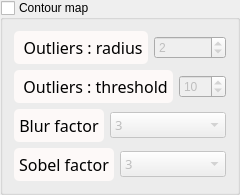
               <widget class="QGroupBox" name="Contour_groupBox">
                <property name="title">
                 <string>Contour map</string>
                </property>
                <property name="checkable">
                 <bool>true</bool>
                </property>
                <property name="checked">
                 <bool>false</bool>
                </property>
                <layout class="QVBoxLayout" name="verticalLayout_15">
                 <item>
                  <layout class="QHBoxLayout" name="horizontalLayout_18">
                   <item>
                    <widget class="QLabel" name="label_blur_14">
                     <property name="sizePolicy">
                      <sizepolicy hsizetype="Fixed" vsizetype="Preferred">
                       <horstretch>0</horstretch>
                       <verstretch>0</verstretch>
                      </sizepolicy>
                     </property>
                     <property name="font">
                      <font>
                       <family>Noto Sans Cond</family>
                       <pointsize>12</pointsize>
                       <weight>50</weight>
                       <italic>false</italic>
                       <bold>false</bold>
                      </font>
                     </property>
                     <property name="styleSheet">
                      <string notr="true">QLabel {
color: rgb(0, 0, 0);
background-color:	rgb(253, 249, 248);
border-style : outset;
Border-radius : 5px;
border-width : 0px;
border-color : black;
min-width : 5em;
padding : 5px;
font : 12pt &quot;Noto Sans Cond&quot;;
}</string>
                     </property>
                     <property name="text">
                      <string> Outliers : radius</string>
                     </property>
                     <property name="scaledContents">
                      <bool>false</bool>
                     </property>
                     <property name="alignment">
                      <set>Qt::AlignCenter</set>
                     </property>
                    </widget>
                   </item>
                   <item>
                    <widget class="QSpinBox" name="Radius_box_2">
                     <property name="toolTip">
                      <string>&lt;html&gt;&lt;head/&gt;&lt;body&gt;&lt;p&gt;&lt;span style=&quot; font-size:11pt;&quot;&gt;Range (pixels) for outlier filtering.&lt;/span&gt;&lt;/p&gt;&lt;/body&gt;&lt;/html&gt;</string>
                     </property>
                     <property name="minimum">
                      <number>0</number>
                     </property>
                     <property name="value">
                      <number>2</number>
                     </property>
                    </widget>
                   </item>
                  </layout>
                 </item>
                 <item>
                  <layout class="QHBoxLayout" name="horizontalLayout_19">
                   <item>
                    <widget class="QLabel" name="label_sobel_3">
                     <property name="sizePolicy">
                      <sizepolicy hsizetype="Fixed" vsizetype="Preferred">
                       <horstretch>0</horstretch>
                       <verstretch>0</verstretch>
                      </sizepolicy>
                     </property>
                     <property name="font">
                      <font>
                       <family>Noto Sans Cond</family>
                       <pointsize>12</pointsize>
                       <weight>50</weight>
                       <italic>false</italic>
                       <bold>false</bold>
                      </font>
                     </property>
                     <property name="styleSheet">
                      <string notr="true">QLabel {
color: rgb(0, 0, 0);
background-color:	rgb(253, 249, 248);
border-style : outset;
Border-radius : 5px;
border-width : 0px;
border-color : black;
min-width : 5em;
padding : 5px;
font : 12pt &quot;Noto Sans Cond&quot;;
}</string>
                     </property>
                     <property name="text">
                      <string> Outliers : threshold</string>
                     </property>
                     <property name="scaledContents">
                      <bool>false</bool>
                     </property>
                     <property name="alignment">
                      <set>Qt::AlignCenter</set>
                     </property>
                    </widget>
                   </item>
                   <item>
                    <widget class="QSpinBox" name="Threshold_box_2">
                     <property name="toolTip">
                      <string>&lt;html&gt;&lt;head/&gt;&lt;body&gt;&lt;p&gt;&lt;span style=&quot; font-size:11pt;&quot;&gt;Threshold (intensity) for outliers filtering.&lt;/span&gt;&lt;/p&gt;&lt;/body&gt;&lt;/html&gt;</string>
                     </property>
                     <property name="minimum">
                      <number>1</number>
                     </property>
                     <property name="maximum">
                      <number>250</number>
                     </property>
                     <property name="singleStep">
                      <number>20</number>
                     </property>
                     <property name="value">
                      <number>10</number>
                     </property>
                    </widget>
                   </item>
                  </layout>
                 </item>
                 <item>
                  <layout class="QHBoxLayout" name="horizontalLayout_20">
                   <item>
                    <widget class="QLabel" name="label_blur_15">
                     <property name="sizePolicy">
                      <sizepolicy hsizetype="Fixed" vsizetype="Preferred">
                       <horstretch>0</horstretch>
                       <verstretch>0</verstretch>
                      </sizepolicy>
                     </property>
                     <property name="font">
                      <font>
                       <family>Noto Sans Cond</family>
                       <pointsize>12</pointsize>
                       <weight>50</weight>
                       <italic>false</italic>
                       <bold>false</bold>
                      </font>
                     </property>
                     <property name="styleSheet">
                      <string notr="true">QLabel {
color: rgb(0, 0, 0);
background-color:	rgb(253, 249, 248);
border-style : outset;
Border-radius : 5px;
border-width : 0px;
border-color : black;
min-width : 5em;
padding : 5px;
font : 12pt &quot;Noto Sans Cond&quot;;
}</string>
                     </property>
                     <property name="text">
                      <string>Blur factor</string>
                     </property>
                     <property name="scaledContents">
                      <bool>false</bool>
                     </property>
                     <property name="alignment">
                      <set>Qt::AlignCenter</set>
                     </property>
                    </widget>
                   </item>
                   <item>
                    <widget class="QComboBox" name="Blur_box_2">
                     <property name="sizePolicy">
                      <sizepolicy hsizetype="Minimum" vsizetype="Fixed">
                       <horstretch>0</horstretch>
                       <verstretch>0</verstretch>
                      </sizepolicy>
                     </property>
                     <property name="font">
                      <font>
                       <family>Noto Sans Cond</family>
                       <pointsize>10</pointsize>
                       <weight>50</weight>
                       <italic>false</italic>
                       <bold>false</bold>
                      </font>
                     </property>
                     <property name="toolTip">
                      <string>&lt;html&gt;&lt;head/&gt;&lt;body&gt;&lt;p&gt;&lt;span style=&quot; font-size:11pt;&quot;&gt;Blur factor applied to the treated stack&lt;/span&gt;&lt;/p&gt;&lt;/body&gt;&lt;/html&gt;</string>
                     </property>
                     <property name="styleSheet">
                      <string notr="true"/>
                     </property>
                     <property name="currentText">
                      <string>3</string>
                     </property>
                     <property name="currentIndex">
                      <number>2</number>
                     </property>
                     <item>
                      <property name="text">
                       <string>0</string>
                      </property>
                     </item>
                     <item>
                      <property name="text">
                       <string>1</string>
                      </property>
                     </item>
                     <item>
                      <property name="text">
                       <string>3</string>
                      </property>
                     </item>
                     <item>
                      <property name="text">
                       <string>5</string>
                      </property>
                     </item>
                     <item>
                      <property name="text">
                       <string>7</string>
                      </property>
                     </item>
                     <item>
                      <property name="text">
                       <string>9</string>
                      </property>
                     </item>
                    </widget>
                   </item>
                  </layout>
                 </item>
                 <item>
                  <layout class="QHBoxLayout" name="horizontalLayout_21">
                   <item>
                    <widget class="QLabel" name="label_sobel_4">
                     <property name="sizePolicy">
                      <sizepolicy hsizetype="Fixed" vsizetype="Preferred">
                       <horstretch>0</horstretch>
                       <verstretch>0</verstretch>
                      </sizepolicy>
                     </property>
                     <property name="font">
                      <font>
                       <family>Noto Sans Cond</family>
                       <pointsize>12</pointsize>
                       <weight>50</weight>
                       <italic>false</italic>
                       <bold>false</bold>
                      </font>
                     </property>
                     <property name="styleSheet">
                      <string notr="true">QLabel {
color: rgb(0, 0, 0);
background-color:	rgb(253, 249, 248);
border-style : outset;
Border-radius : 5px;
border-width : 0px;
border-color : black;
min-width : 5em;
padding : 5px;
font : 12pt &quot;Noto Sans Cond&quot;;
}</string>
                     </property>
                     <property name="text">
                      <string>Sobel factor</string>
                     </property>
                     <property name="scaledContents">
                      <bool>false</bool>
                     </property>
                     <property name="alignment">
                      <set>Qt::AlignCenter</set>
                     </property>
                    </widget>
                   </item>
                   <item>
                    <widget class="QComboBox" name="Sobel_box_2">
                     <property name="sizePolicy">
                      <sizepolicy hsizetype="Minimum" vsizetype="Fixed">
                       <horstretch>0</horstretch>
                       <verstretch>0</verstretch>
                      </sizepolicy>
                     </property>
                     <property name="font">
                      <font>
                       <family>Noto Sans Cond</family>
                       <pointsize>10</pointsize>
                       <weight>50</weight>
                       <italic>false</italic>
                       <bold>false</bold>
                      </font>
                     </property>
                     <property name="toolTip">
                      <string>&lt;html&gt;&lt;head/&gt;&lt;body&gt;&lt;p&gt;&lt;span style=&quot; font-size:11pt;&quot;&gt;Sobel factor applied to the treated stack&lt;/span&gt;&lt;/p&gt;&lt;/body&gt;&lt;/html&gt;</string>
                     </property>
                     <property name="styleSheet">
                      <string notr="true"/>
                     </property>
                     <property name="currentText">
                      <string>3</string>
                     </property>
                     <property name="currentIndex">
                      <number>2</number>
                     </property>
                     <property name="iconSize">
                      <size>
                       <width>13</width>
                       <height>13</height>
                      </size>
                     </property>
                     <item>
                      <property name="text">
                       <string>0</string>
                      </property>
                     </item>
                     <item>
                      <property name="text">
                       <string>1</string>
                      </property>
                     </item>
                     <item>
                      <property name="text">
                       <string>3</string>
                      </property>
                     </item>
                     <item>
                      <property name="text">
                       <string>5</string>
                      </property>
                     </item>
                     <item>
                      <property name="text">
                       <string>7</string>
                      </property>
                     </item>
                     <item>
                      <property name="text">
                       <string>9</string>
                      </property>
                     </item>
                    </widget>
                   </item>
                  </layout>
                 </item>
                </layout>
               </widget>
